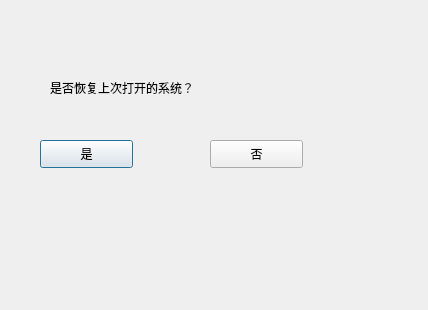
<?xml version="1.0" encoding="UTF-8"?>
<ui version="4.0">
 <class>WelcomeDlg</class>
 <widget class="QDialog" name="WelcomeDlg">
  <property name="geometry">
   <rect>
    <x>0</x>
    <y>0</y>
    <width>428</width>
    <height>310</height>
   </rect>
  </property>
  <property name="windowTitle">
   <string>Dialog</string>
  </property>
  <widget class="QPushButton" name="yes_btn">
   <property name="geometry">
    <rect>
     <x>40</x>
     <y>140</y>
     <width>93</width>
     <height>28</height>
    </rect>
   </property>
   <property name="text">
    <string>是</string>
   </property>
  </widget>
  <widget class="QPushButton" name="no_btn">
   <property name="geometry">
    <rect>
     <x>210</x>
     <y>140</y>
     <width>93</width>
     <height>28</height>
    </rect>
   </property>
   <property name="text">
    <string>否</string>
   </property>
  </widget>
  <widget class="QLabel" name="label">
   <property name="geometry">
    <rect>
     <x>50</x>
     <y>80</y>
     <width>231</width>
     <height>16</height>
    </rect>
   </property>
   <property name="text">
    <string>是否恢复上次打开的系统？</string>
   </property>
  </widget>
 </widget>
 <resources/>
 <connections/>
</ui>
